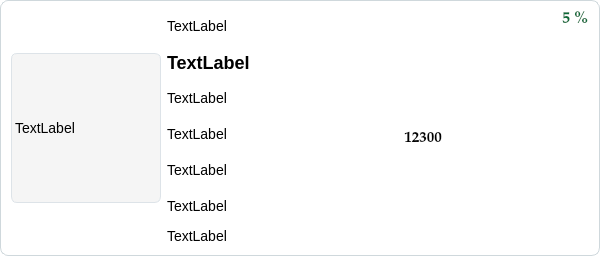
<?xml version="1.0" encoding="UTF-8"?>
<ui version="4.0">
 <class>ItemWidget</class>
 <widget class="QWidget" name="ItemWidget">
  <property name="geometry">
   <rect>
    <x>0</x>
    <y>0</y>
    <width>600</width>
    <height>256</height>
   </rect>
  </property>
  <property name="maximumSize">
   <size>
    <width>16777215</width>
    <height>55555</height>
   </size>
  </property>
  <property name="windowTitle">
   <string>Form</string>
  </property>
  <property name="styleSheet">
   <string notr="true">QWidget#ItemWidget {
    background-color: #ffffff;
    border: 1px solid #cfd8dc;
    border-radius: 8px;
}

QWidget#ItemWidget[cardStatus=&quot;empty&quot;] {
    background-color: #dff3ff;
}

QWidget#ItemWidget[cardStatus=&quot;discount&quot;] {
    background-color: #2E8B57;
}

QWidget#ItemWidget[selected=&quot;true&quot;] {
    background-color: #e8fff1;
    border: 1px solid #00FA9A;
}

QLabel {
    font-family: &quot;Times New Roman&quot;;
    font-size: 14px;
    border: none;
    background: transparent;
}

QLabel#label_title {
    font-size: 18px;
    font-weight: bold;
}

QLabel#label_discount {
    color: #0b6b3a;
    font-size: 16px;
    font-weight: bold;
}

QLabel#label_price {
    font-size: 15px;
    font-weight: bold;
}

QLabel#label_image {
    background-color: #f5f5f5;
    border: 1px solid #dde3e8;
    border-radius: 6px;
}</string>
  </property>
  <layout class="QVBoxLayout" name="verticalLayout_2">
   <item>
    <layout class="QVBoxLayout" name="verticalLayout">
     <item>
      <layout class="QHBoxLayout" name="horizontalLayout">
       <item>
        <widget class="QLabel" name="label_image">
         <property name="minimumSize">
          <size>
           <width>150</width>
           <height>150</height>
          </size>
         </property>
         <property name="maximumSize">
          <size>
           <width>150</width>
           <height>150</height>
          </size>
         </property>
         <property name="text">
          <string>TextLabel</string>
         </property>
        </widget>
       </item>
       <item>
        <layout class="QVBoxLayout" name="verticalLayout_3">
         <item>
          <widget class="QLabel" name="label_article">
           <property name="minimumSize">
            <size>
             <width>0</width>
             <height>30</height>
            </size>
           </property>
           <property name="text">
            <string>TextLabel</string>
           </property>
          </widget>
         </item>
         <item>
          <widget class="QLabel" name="label_title">
           <property name="minimumSize">
            <size>
             <width>0</width>
             <height>30</height>
            </size>
           </property>
           <property name="text">
            <string>TextLabel</string>
           </property>
          </widget>
         </item>
         <item>
          <widget class="QLabel" name="label_category">
           <property name="minimumSize">
            <size>
             <width>0</width>
             <height>30</height>
            </size>
           </property>
           <property name="text">
            <string>TextLabel</string>
           </property>
          </widget>
         </item>
         <item>
          <widget class="QLabel" name="label_description">
           <property name="minimumSize">
            <size>
             <width>200</width>
             <height>30</height>
            </size>
           </property>
           <property name="text">
            <string>TextLabel</string>
           </property>
          </widget>
         </item>
         <item>
          <widget class="QLabel" name="label_manufacrure">
           <property name="minimumSize">
            <size>
             <width>0</width>
             <height>30</height>
            </size>
           </property>
           <property name="text">
            <string>TextLabel</string>
           </property>
          </widget>
         </item>
         <item>
          <widget class="QLabel" name="label_suppiler">
           <property name="minimumSize">
            <size>
             <width>0</width>
             <height>30</height>
            </size>
           </property>
           <property name="text">
            <string>TextLabel</string>
           </property>
          </widget>
         </item>
         <item>
          <widget class="QLabel" name="label_quantity">
           <property name="maximumSize">
            <size>
             <width>100</width>
             <height>30</height>
            </size>
           </property>
           <property name="text">
            <string>TextLabel</string>
           </property>
          </widget>
         </item>
        </layout>
       </item>
       <item>
        <layout class="QVBoxLayout" name="verticalLayout_4">
         <item alignment="Qt::AlignmentFlag::AlignRight|Qt::AlignmentFlag::AlignTop">
          <widget class="QLabel" name="label_discount">
           <property name="minimumSize">
            <size>
             <width>0</width>
             <height>0</height>
            </size>
           </property>
           <property name="maximumSize">
            <size>
             <width>90</width>
             <height>40</height>
            </size>
           </property>
           <property name="font">
            <font>
             <family>Palatino Linotype</family>
             <pointsize>16</pointsize>
             <bold>false</bold>
            </font>
           </property>
           <property name="text">
            <string>5 %</string>
           </property>
          </widget>
         </item>
         <item alignment="Qt::AlignmentFlag::AlignLeft|Qt::AlignmentFlag::AlignTop">
          <widget class="QLabel" name="label_price">
           <property name="minimumSize">
            <size>
             <width>100</width>
             <height>0</height>
            </size>
           </property>
           <property name="maximumSize">
            <size>
             <width>400</width>
             <height>200</height>
            </size>
           </property>
           <property name="font">
            <font>
             <family>Palatino Linotype</family>
             <pointsize>10</pointsize>
             <bold>false</bold>
            </font>
           </property>
           <property name="layoutDirection">
            <enum>Qt::LayoutDirection::LeftToRight</enum>
           </property>
           <property name="text">
            <string>12300</string>
           </property>
           <property name="alignment">
            <set>Qt::AlignmentFlag::AlignCenter</set>
           </property>
          </widget>
         </item>
        </layout>
       </item>
      </layout>
     </item>
    </layout>
   </item>
  </layout>
 </widget>
 <resources/>
 <connections/>
</ui>
